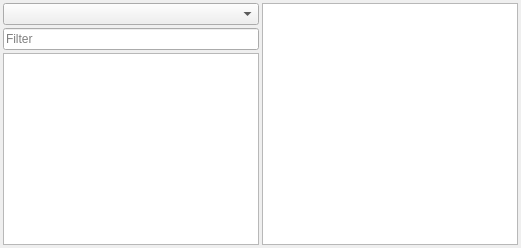
        <widget class="QWidget" name="page_surveys">
         <layout class="QGridLayout" name="gridLayout_21">
          <property name="leftMargin">
           <number>3</number>
          </property>
          <property name="topMargin">
           <number>3</number>
          </property>
          <property name="rightMargin">
           <number>3</number>
          </property>
          <property name="bottomMargin">
           <number>3</number>
          </property>
          <property name="spacing">
           <number>3</number>
          </property>
          <item row="0" column="1" rowspan="3">
           <widget class="QTextBrowser" name="surveysTextBrowser">
            <property name="openExternalLinks">
             <bool>true</bool>
            </property>
           </widget>
          </item>
          <item row="0" column="0">
           <widget class="QComboBox" name="surveyTypeComboBox"/>
          </item>
          <item row="2" column="0">
           <widget class="QListWidget" name="surveysListWidget">
            <property name="horizontalScrollBarPolicy">
             <enum>Qt::ScrollBarAlwaysOff</enum>
            </property>
           </widget>
          </item>
          <item row="1" column="0">
           <widget class="QLineEdit" name="surveysFilter">
            <property name="placeholderText">
             <string>Filter</string>
            </property>
            <property name="clearButtonEnabled">
             <bool>true</bool>
            </property>
           </widget>
          </item>
         </layout>
        </widget>
